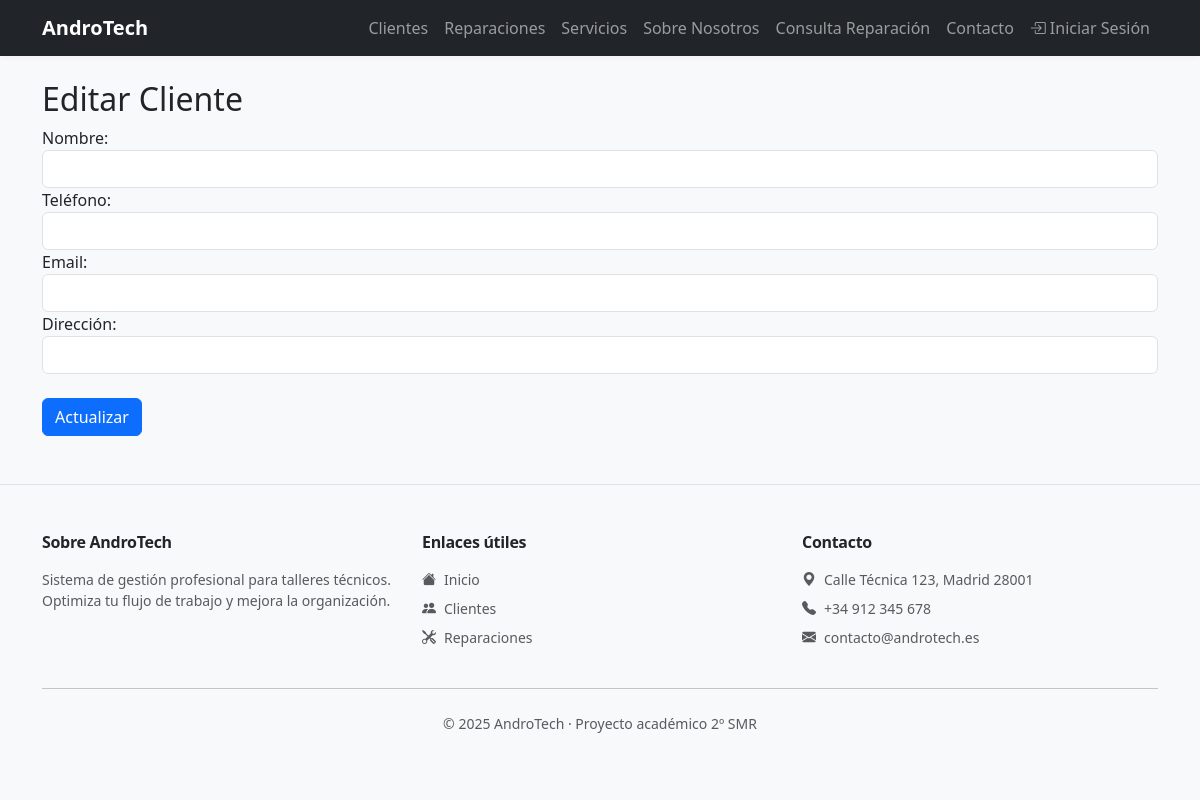
The page /clientes/editar/1 on the database as committed earlier.
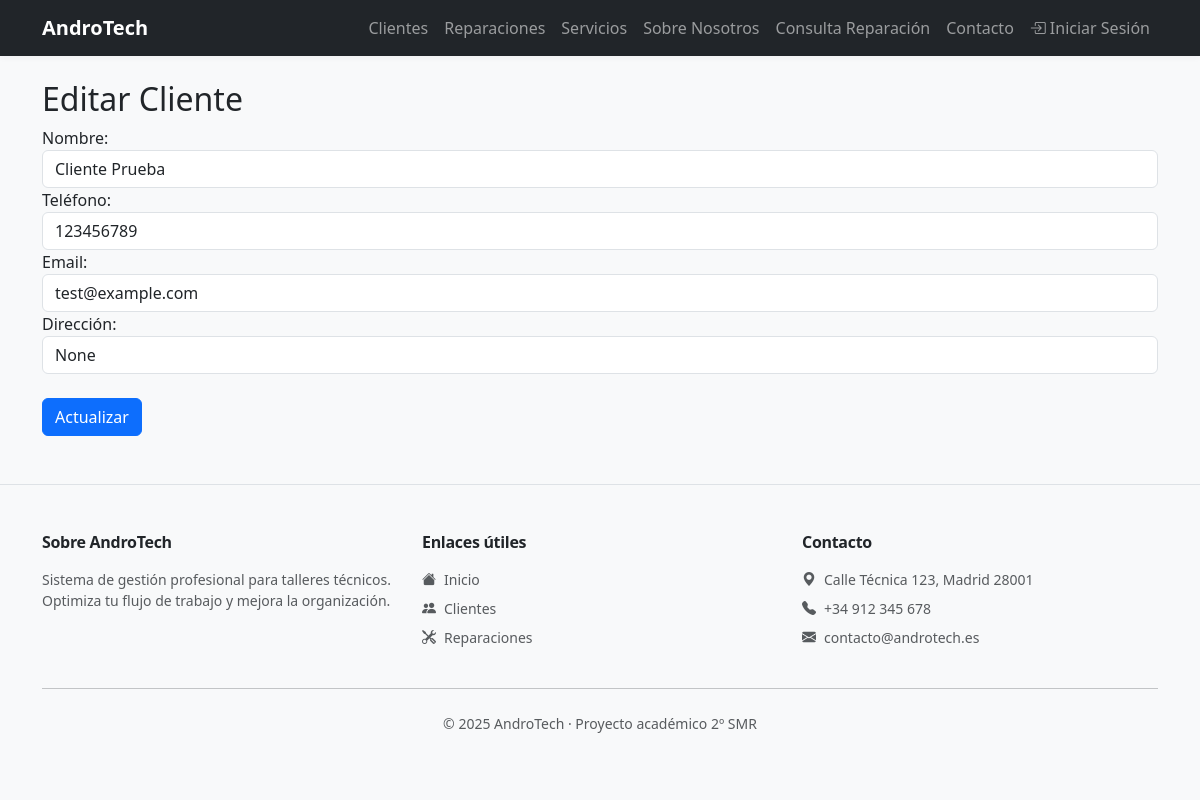
The same page on the database as committed later.
### tables this page shows
CREATE TABLE clientes (
    id INTEGER PRIMARY KEY AUTOINCREMENT,
    nombre TEXT NOT NULL,
    telefono TEXT,
    email TEXT,
    direccion TEXT
);

### app.py (the view, shortened to what this page needs)
@app.route("/clientes/editar/<int:id>", methods=["GET", "POST"])
def editar_cliente(id):
    conn = get_db()
    cliente = conn.execute("SELECT * FROM clientes WHERE id=?", (id,)).fetchone()
    conn.close()
    return render_template("editar_cliente.html", cliente=cliente)

### app.py (called while the page is built)
def get_db():
    conn = sqlite3.connect("database/andro_tech.db")
    conn.row_factory = sqlite3.Row
    return conn

### templates/editar_cliente.html (shortened to what this page needs)
{% extends "base.html" %}
{% block content %}
<h2>Editar Cliente</h2>
<form method="POST" class="needs-validation" novalidate>
    <label>Nombre:</label>
    <input type="text" name="nombre" class="form-control" value="{{ cliente.nombre }}" required>
    <label>Teléfono:</label>
    <input type="text" name="telefono" class="form-control" value="{{ cliente.telefono }}">
    <label>Email:</label>
    <input type="email" name="email" class="form-control" value="{{ cliente.email }}">
    <label>Dirección:</label>
    <input type="text" name="direccion" class="form-control" value="{{ cliente.direccion }}">
    <br>
    <button class="btn btn-primary">Actualizar</button>
</form>
{% endblock %}

Rows that differ between the two databases and show on the page:
added clientes: nombre "Cliente Prueba", telefono "123456789", email "test@example.com"
Other text that changed with them:
form field direccion: (not shown) → "None"
